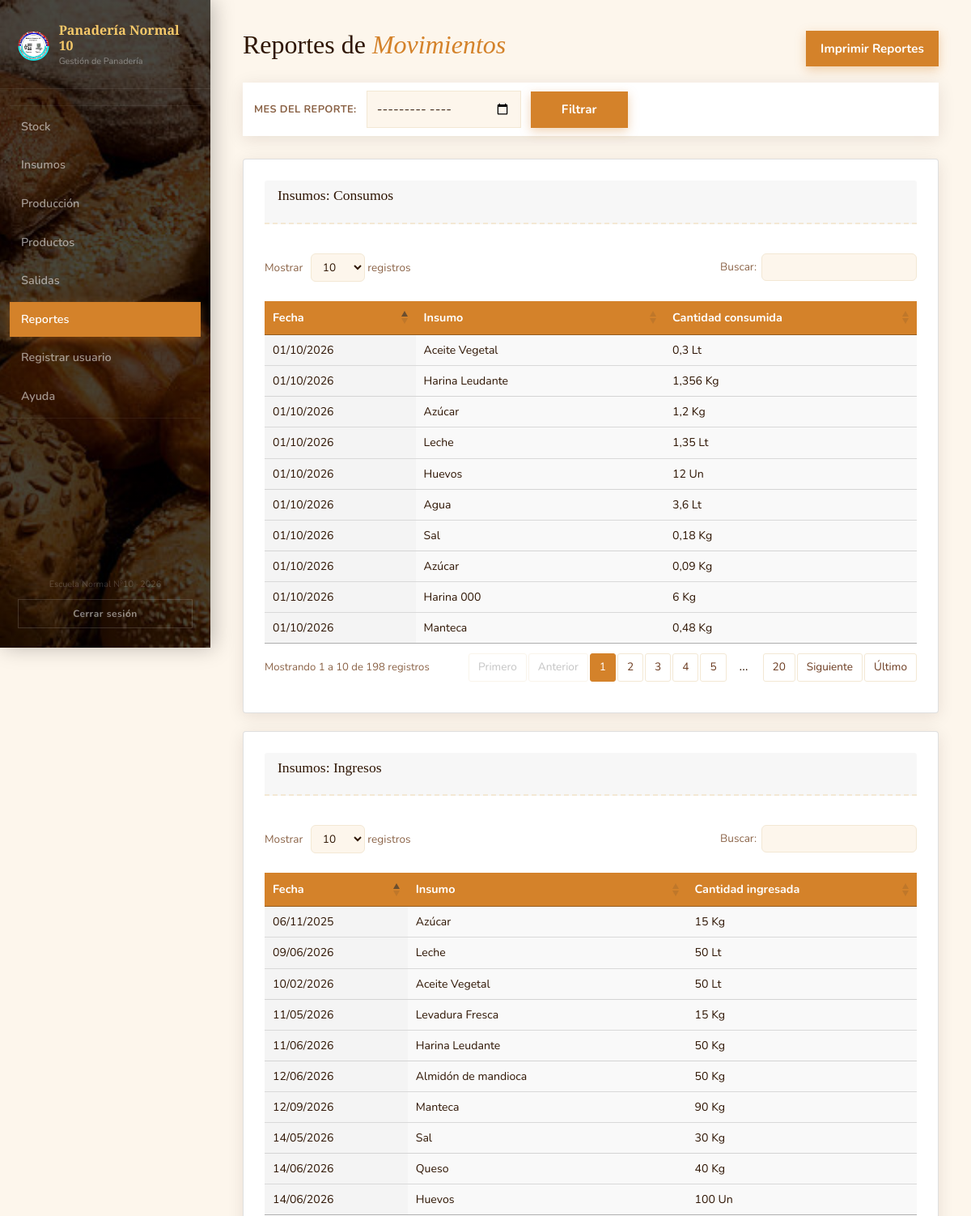
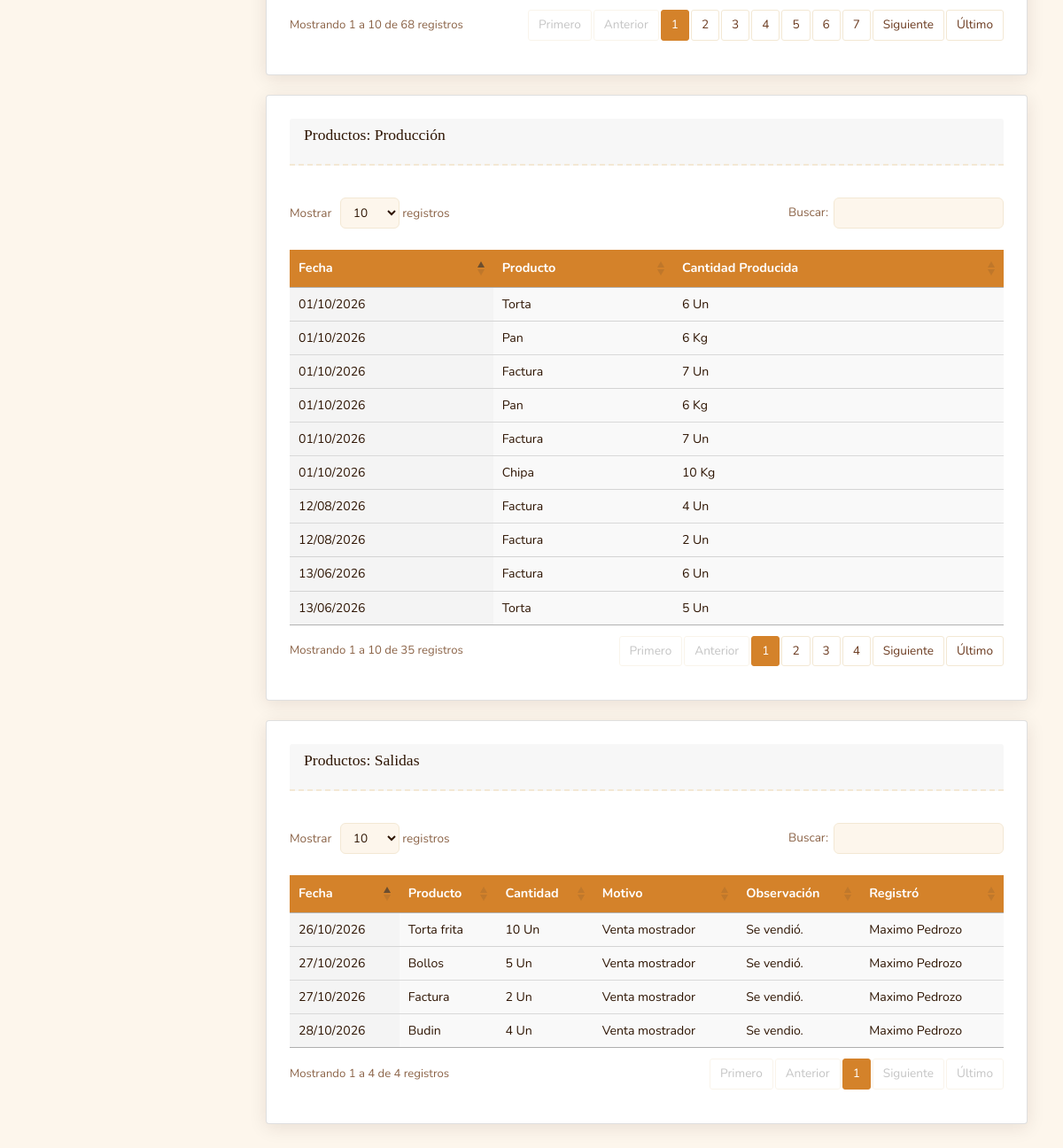
The app's page /reportes.php (signed in) with its own data (2 pictures, top to bottom).
### tables this page shows
CREATE TABLE `produccion` (
  `idproduccion` int(11) NOT NULL,
  `id_producto` int(11) NOT NULL,
  `cantidad` decimal(10,3) NOT NULL,
  `fecha` datetime NOT NULL DEFAULT current_timestamp()
);

CREATE TABLE `insumos` (
  `idinsumos` int(11) NOT NULL,
  `idunidad_de_medida` int(11) NOT NULL,
  `nombre` varchar(45) NOT NULL
);

CREATE TABLE `unidad_de_medida` (
  `idunidad_de_medida` int(11) NOT NULL,
  `nombre` varchar(45) NOT NULL,
  `abreviatura` varchar(10) NOT NULL
);

CREATE TABLE `productos` (
  `idproductos` int(11) NOT NULL,
  `idunidad_de_medida` int(11) NOT NULL,
  `nombre` varchar(45) NOT NULL
);

CREATE TABLE `salidas_productos` (
  `idsalida` int(11) NOT NULL,
  `id_producto` int(11) NOT NULL,
  `id_usuario` int(11) DEFAULT NULL,
  `cantidad` decimal(10,3) NOT NULL,
  `motivo` varchar(40) NOT NULL,
  `observacion` varchar(255) DEFAULT NULL,
  `fecha` datetime NOT NULL DEFAULT current_timestamp()
);

### PHP/utilidades.php (called while the page is built)
<?php
if (!function_exists('formatear_cantidad')) {
    function formatear_cantidad($numero) {
        $texto = number_format((float) $numero, 3, ',', '');
        return rtrim(rtrim($texto, '0'), ',') ?: '0';
    }
}

### reportes.php (the view, shortened to what this page needs)
<?php
require_once 'conexion.php';
require_once 'PHP/utilidades.php';
$mes_seleccionado = '';
$filtro_produccion = '';
$filtro_compras    = '';
$filtro_salidas    = '';
?>
<!DOCTYPE html>
<html lang="es">
<head>
  <link rel="stylesheet" href="Framework/bootstrap-5.1.3/css/bootstrap.min.css"/>
  <link rel="stylesheet" href="Libreria/DataTables/datatables.min.css"/>
  <link rel="stylesheet" href="CSS/styles.css"/>
</head>
<body>
  <aside class="sidebar">
    <div class="sidebar-brand">
      <div class="brand-icon"><img src="CSS/Imagenes/Logo.png" alt="Logo panadería"></div>
      <div class="brand-text">
        <span class="brand-name">Panadería Normal 10</span>
        <span class="brand-sub">Gestión de Panadería</span>
      </div>
    </div>
    <ul class="nav-links">
      <?php include 'sidebar.php'; ?>
    </ul>
    <div class="sidebar-footer">
      <span>Escuela Normal N°10 · 2026</span>
      <a href="logout.php" class="btn-logout">Cerrar sesión</a>
    </div>
  </aside>
  <main class="main-content">
    <header class="page-header">
      <div>
        <h1 class="page-title">Reportes de <em>Movimientos</em></h1>
      </div>
      <form method="GET" action="reportes.php" class="filtro-top">
        <label>Mes del reporte:</label>
        <input type="month" name="mes" value="<?= htmlspecialchars($mes_seleccionado) ?>">
        <button type="submit" class="btn-filtrar">Filtrar</button>
      </form>
      <div>
        <a href="PHP/PDF/reportes_pdf.php<?= $mes_seleccionado ? '?mes=' . urlencode($mes_seleccionado) : '' ?>"
           class="btn-pdf" target="_blank">Imprimir Reportes</a>
      </div>
    </header>
    <?php
    $sufijo_vacio = $mes_seleccionado ? ' para este mes' : '';
    $consumos_insumos = mysqli_query($conexion, "
        SELECT p.fecha, i.nombre AS nombre_insumo,
               p.cantidad * r.cantidad AS cantidad_consumida, u.abreviatura
        FROM produccion p
        INNER JOIN receta r              ON p.id_producto = r.id_producto
        INNER JOIN insumos i             ON r.id_insumo = i.idinsumos
        INNER JOIN unidad_de_medida u    ON i.idunidad_de_medida = u.idunidad_de_medida
        $filtro_produccion
        ORDER BY p.fecha DESC
    ");
    ?>
    <section class="card" aria-label="Consumos de insumos">
      <header class="card-header"><h2>Insumos: Consumos</h2></header>
      <?php if (mysqli_num_rows($consumos_insumos) === 0): ?>
        <p class="sin-datos">No hay consumos registrados<?= $sufijo_vacio ?>.</p>
      <?php else: ?>
        <table id="tabla-consumos" class="display">
          <thead>
            <tr>
              <th>Fecha</th>
              <th>Insumo</th>
              <th>Cantidad consumida</th>
            </tr>
          </thead>
          <tbody>
            <?php while ($fila = mysqli_fetch_assoc($consumos_insumos)): ?>
              <tr>
                <td><?= date('d/m/Y', strtotime($fila['fecha'])) ?></td>
                <td><?= htmlspecialchars($fila['nombre_insumo']) ?></td>
                <td><?= formatear_cantidad($fila['cantidad_consumida']) ?> <?= htmlspecialchars($fila['abreviatura']) ?></td>
              </tr>
            <?php endwhile; ?>
          </tbody>
        </table>
      <?php endif; ?>
    </section>
    <?php
    $ingresos_insumos = mysqli_query($conexion, "
        SELECT c.fecha, i.nombre AS nombre_insumo, c.cantidad, u.abreviatura
        FROM entrada_insumos c
        INNER JOIN insumos i          ON c.id_insumos = i.idinsumos
        INNER JOIN unidad_de_medida u ON i.idunidad_de_medida = u.idunidad_de_medida
        $filtro_compras
        ORDER BY c.fecha DESC, c.idcompras_insumos DESC
    ");
    ?>
    <section class="card" aria-label="Ingresos de insumos">
      <header class="card-header"><h2>Insumos: Ingresos</h2></header>
      <?php if (mysqli_num_rows($ingresos_insumos) === 0): ?>
        <p class="sin-datos">No hay ingresos registrados<?= $sufijo_vacio ?>.</p>
      <?php else: ?>
        <table id="tabla-ingresos" class="display">
          <thead>
            <tr>
              <th>Fecha</th>
              <th>Insumo</th>
              <th>Cantidad ingresada</th>
            </tr>
          </thead>
          <tbody>
            <?php while ($fila = mysqli_fetch_assoc($ingresos_insumos)): ?>
              <tr>
                <td><?= date('d/m/Y', strtotime($fila['fecha'])) ?></td>
                <td><?= htmlspecialchars($fila['nombre_insumo']) ?></td>
                <td><?= formatear_cantidad($fila['cantidad']) ?> <?= htmlspecialchars($fila['abreviatura']) ?></td>
              </tr>
            <?php endwhile; ?>
          </tbody>
        </table>
      <?php endif; ?>
    </section>
    <?php
    $produccion_registrada = mysqli_query($conexion, "
        SELECT p.fecha, pr.nombre AS nombre_producto, p.cantidad, u.abreviatura
        FROM produccion p
        INNER JOIN productos pr       ON p.id_producto = pr.idproductos
        INNER JOIN unidad_de_medida u ON pr.idunidad_de_medida = u.idunidad_de_medida
        $filtro_produccion
        ORDER BY p.fecha DESC
    ");
    ?>
    <section class="card" aria-label="Producción registrada">
      <header class="card-header"><h2>Productos: Producción</h2></header>
      <?php if (mysqli_num_rows($produccion_registrada) === 0): ?>
        <p class="sin-datos">No hay producciones registradas<?= $sufijo_vacio ?>.</p>
      <?php else: ?>
        <table id="tabla-produccion" class="display">
          <thead>
            <tr>
              <th>Fecha</th>
              <th>Producto</th>
              <th>Cantidad Producida</th>
            </tr>
          </thead>
          <tbody>
            <?php while ($fila = mysqli_fetch_assoc($produccion_registrada)): ?>
              <tr>
                <td><?= date('d/m/Y', strtotime($fila['fecha'])) ?></td>
                <td><?= htmlspecialchars($fila['nombre_producto']) ?></td>
                <td><?= formatear_cantidad($fila['cantidad']) ?> <?= htmlspecialchars($fila['abreviatura']) ?></td>
              </tr>
            <?php endwhile; ?>
          </tbody>
        </table>
      <?php endif; ?>
    </section>
    <?php
    $salidas_registradas = mysqli_query($conexion, "
        SELECT s.fecha, pr.nombre AS nombre_producto, s.cantidad,
               s.motivo, s.observacion, u.abreviatura,
               CONCAT_WS(' ', us.nombre, us.apellido) AS nombre_usuario
        FROM salidas_productos s
        INNER JOIN productos pr        ON s.id_producto = pr.idproductos
        INNER JOIN unidad_de_medida u  ON pr.idunidad_de_medida = u.idunidad_de_medida
        LEFT  JOIN usuarios us         ON s.id_usuario = us.idusuarios
        $filtro_salidas
        ORDER BY s.fecha DESC
    ");
    ?>
    <section class="card" aria-label="Salidas registradas">
      <header class="card-header"><h2>Productos: Salidas</h2></header>
      <?php if (mysqli_num_rows($salidas_registradas) === 0): ?>
        <p class="sin-datos">No hay salidas registradas<?= $sufijo_vacio ?>.</p>
      <?php else: ?>
        <table id="tabla-salidas" class="display">
          <thead>
            <tr>
              <th>Fecha</th>
              <th>Producto</th>
              <th>Cantidad</th>
              <th>Motivo</th>
              <th>Observación</th>
              <th>Registró</th>
            </tr>
          </thead>
          <tbody>
            <?php while ($fila = mysqli_fetch_assoc($salidas_registradas)): ?>
              <tr>
                <td><?= date('d/m/Y', strtotime($fila['fecha'])) ?></td>
                <td><?= htmlspecialchars($fila['nombre_producto']) ?></td>
                <td><?= formatear_cantidad($fila['cantidad']) ?> <?= htmlspecialchars($fila['abreviatura']) ?></td>
                <td><?= htmlspecialchars($fila['motivo']) ?></td>
                <td><?= $fila['observacion'] !== null && $fila['observacion'] !== '' ? htmlspecialchars($fila['observacion']) : '—' ?></td>
                <td><?= htmlspecialchars($fila['nombre_usuario'] ?: '—') ?></td>
              </tr>
            <?php endwhile; ?>
          </tbody>
        </table>
      <?php endif; ?>
    </section>
  </main>
</body>
</html>

### CSS/styles.css (style rules this page uses)
*, *::before, *::after { box-sizing: border-box; margin: 0; padding: 0; }
:root { --cream: #fdf6ec; --cream-dark: #f3e8d4; --brown-dark: #2e1503; --brown-mid: #6b3a1f; --amber: #d4822a; --gold-light: #f5c96a; --red-accent: #c84b2f; --green: #5a8a3c; --text-main: #2e1503; --text-muted: #8b6347; --sidebar-w: 260px; --shadow: 0 4px 20px rgba(46, 21, 3, 0.1); }
html { scroll-behavior: smooth; }
body { min-height: 100vh; background: var(--cream); color: var(--text-main); font-family: 'Nunito', sans-serif; }
img { display: block; max-width: 100%; }
a { color: inherit; }
button, input, select, textarea { font: inherit; }
.main-content { flex: 1; margin-left: var(--sidebar-w); padding: 36px 40px; }
.page-header { display: flex; align-items: flex-end; justify-content: space-between; gap: 20px; margin-bottom: 28px; }
.page-title { color: var(--brown-dark); font-family: 'Playfair Display', serif; font-size: 2rem; }
.page-title em { color: var(--amber); font-style: italic; }
.sidebar { position: fixed; top: 0; left: 0; z-index: 100; display: flex; flex-direction: column; width: var(--sidebar-w); height: 100vh; padding-bottom: 24px; background: linear-gradient(rgba(0, 0, 0, 0.72), rgba(0, 0, 0, 0.72)), url('Imagenes/Pan.jpg') center / cover no-repeat; box-shadow: 4px 0 24px rgba(0, 0, 0, 0.25); }
.sidebar-brand { display: flex; align-items: center; gap: 12px; padding: 28px 22px 24px; border-bottom: 1px solid rgba(255, 255, 255, 0.08); }
.brand-icon img { width: 40px; height: 40px; object-fit: contain; }
.brand-text { display: flex; flex-direction: column; }
.brand-name { color: var(--gold-light); font-family: 'Playfair Display', serif; font-size: 1rem; font-weight: 700; line-height: 1.2; }
.brand-sub { margin-top: 2px; color: rgba(255, 255, 255, 0.4); font-size: 0.68rem; }
.nav-links { display: flex; flex: 1; flex-direction: column; gap: 4px; padding: 20px 12px; list-style: none; }
.sidebar-footer { padding: 0 22px; color: rgba(255, 255, 255, 0.2); font-size: 0.68rem; text-align: center; }
.btn-logout { display: block; margin-top: 10px; padding: 8px 0; font-size: 0.75rem; font-weight: 700; letter-spacing: 0.04em; text-align: center; text-decoration: none; color: rgba(255, 255, 255, 0.5); border: 1px solid rgba(255, 255, 255, 0.15); transition: background 0.2s ease, color 0.2s ease, transform 0.2s ease; }
.card { margin-bottom: 22px; padding: 26px; overflow-x: auto; background: #fff; box-shadow: var(--shadow); }
.card-header { display: flex; align-items: center; justify-content: space-between; margin-bottom: 20px; padding-bottom: 14px; border-bottom: 2px dashed var(--cream-dark); }
.card-header h2 { color: var(--brown-dark); font-family: 'Playfair Display', serif; font-size: 1.1rem; }
.btn-primary, .btn-filtrar, .btn-limpiar, .btn-pdf { display: inline-flex; align-items: center; justify-content: center; min-height: 44px; padding: 11px 18px; color: #fff; font-family: 'Nunito', sans-serif; font-size: 0.95rem; font-weight: 700; text-decoration: none; background: var(--amber); border: none; box-shadow: 0 4px 12px rgba(212, 130, 42, 0.35); cursor: pointer; transition: transform 0.2s ease, background 0.2s ease, box-shadow 0.2s ease; }
.btn-filtrar, .btn-pdf { min-width: 120px; }
.filtro-top { display: flex; flex-wrap: wrap; align-items: center; gap: 12px; padding: 10px 14px; background: #fff; box-shadow: var(--shadow); }
.filtro-top label { color: var(--text-muted); font-size: 0.8rem; font-weight: 700; letter-spacing: 0.4px; text-transform: uppercase; }
.filtro-top input[type='month'] { padding: 10px 12px; color: var(--text-main); background: var(--cream); border: 1px solid var(--cream-dark); }
table { width: 100%; margin-bottom: 12px; border-collapse: collapse; }
table th { padding: 10px; color: #fff; font-size: 0.9rem; font-weight: 700; text-align: left; background: var(--amber); }
table td { padding: 8px 10px; font-size: 0.88rem; }
table tbody tr:nth-child(even) { background: #f9f9f9; }
@media (max-width: 1200px) { .page-header { flex-wrap: wrap; } }
@media (max-width: 1200px) { .page-header .filtro-top { order: 3; flex-basis: 100%; } }

### records on screen
produccion: fecha "01/10/2026", insumos.nombre "Aceite Vegetal", cantidad_consumida "0,3", unidad_de_medida.abreviatura "Lt", insumos.nombre "Harina Leudante", cantidad_consumida "1,356", unidad_de_medida.abreviatura "Kg", insumos.nombre "Azúcar", cantidad_consumida "1,2", insumos.nombre "Leche", cantidad_consumida "1,35", insumos.nombre "Huevos", cantidad_consumida "12", unidad_de_medida.abreviatura "Un", id_producto.nombre "Torta", cantidad "6"
produccion: fecha "01/10/2026", insumos.nombre "Agua", cantidad_consumida "3,6", unidad_de_medida.abreviatura "Lt", insumos.nombre "Sal", cantidad_consumida "0,18", unidad_de_medida.abreviatura "Kg", insumos.nombre "Azúcar", cantidad_consumida "0,09", insumos.nombre "Harina 000", cantidad_consumida "6", insumos.nombre "Manteca", cantidad_consumida "0,48", id_producto.nombre "Pan", cantidad "6"
produccion: fecha "01/10/2026", id_producto.nombre "Factura", cantidad "7", unidad_de_medida.abreviatura "Un"
produccion: fecha "01/10/2026", id_producto.nombre "Pan", cantidad "6", unidad_de_medida.abreviatura "Kg"
produccion: fecha "01/10/2026", id_producto.nombre "Factura", cantidad "7", unidad_de_medida.abreviatura "Un"
produccion: fecha "01/10/2026", id_producto.nombre "Chipa", cantidad "10", unidad_de_medida.abreviatura "Kg"
produccion: fecha "12/08/2026", id_producto.nombre "Factura", cantidad "4", unidad_de_medida.abreviatura "Un"
produccion: fecha "12/08/2026", id_producto.nombre "Factura", cantidad "2", unidad_de_medida.abreviatura "Un"
produccion: fecha "13/06/2026", id_producto.nombre "Factura", cantidad "6", unidad_de_medida.abreviatura "Un"
produccion: fecha "13/06/2026", id_producto.nombre "Torta", cantidad "5", unidad_de_medida.abreviatura "Un"
salidas_productos: fecha "28/10/2026", id_producto.nombre "Budin", cantidad "4", unidad_de_medida.abreviatura "Un", motivo "Venta mostrador", observacion "Se vendio.", nombre_usuario "Maximo Pedrozo"
salidas_productos: fecha "27/10/2026", id_producto.nombre "Bollos", cantidad "5", unidad_de_medida.abreviatura "Un", motivo "Venta mostrador", observacion "Se vendió.", nombre_usuario "Maximo Pedrozo"
salidas_productos: fecha "27/10/2026", id_producto.nombre "Factura", cantidad "2", unidad_de_medida.abreviatura "Un", motivo "Venta mostrador", observacion "Se vendió.", nombre_usuario "Maximo Pedrozo"
salidas_productos: fecha "26/10/2026", id_producto.nombre "Torta frita", cantidad "10", unidad_de_medida.abreviatura "Un", motivo "Venta mostrador", observacion "Se vendió.", nombre_usuario "Maximo Pedrozo"

### other values on screen
$item['etiqueta'] "Stock"
$item['etiqueta'] "Insumos"
$item['etiqueta'] "Producción"
$item['etiqueta'] "Productos"
$item['etiqueta'] "Salidas"
$item['etiqueta'] "Reportes"
$item['etiqueta'] "Registrar usuario"
$item['etiqueta'] "Ayuda"
date('d/m/Y', strtotime($fila['fecha'])) "12/09/2026"
$fila['nombre_insumo'] "Manteca"
formatear_cantidad($fila['cantidad']) "90"
$fila['abreviatura'] "Kg"
date('d/m/Y', strtotime($fila['fecha'])) "14/06/2026"
$fila['nombre_insumo'] "Queso"
formatear_cantidad($fila['cantidad']) "40"
